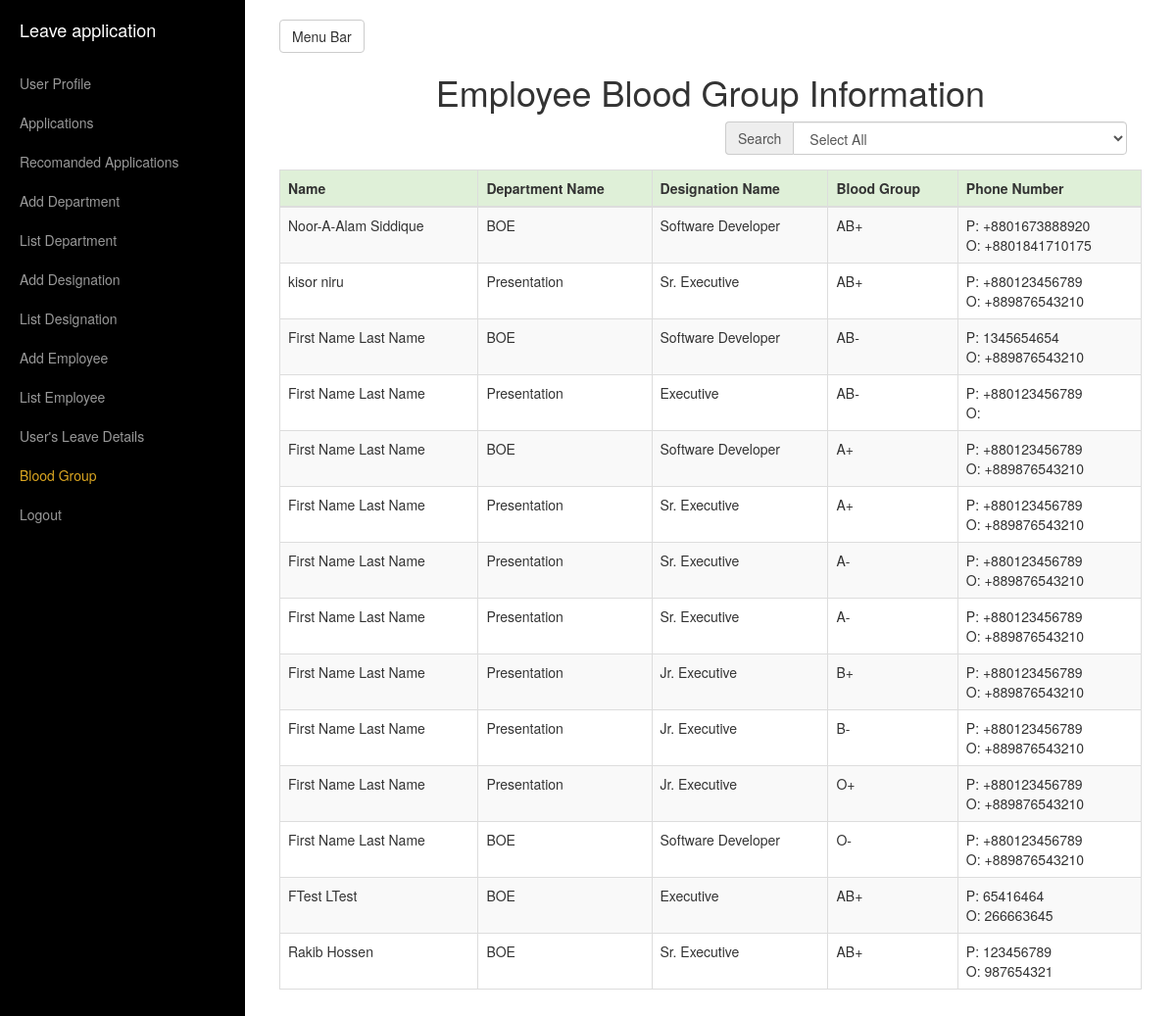
The page /view/ListOfUserBlood.php (signed in) on the database its author committed.
### tables this page shows
CREATE TABLE IF NOT EXISTS `employeeinfo` (
  `eId` int(11) NOT NULL AUTO_INCREMENT,
  `eEmployeeCodeNumber` varchar(100) DEFAULT NULL,
  `eFirstName` varchar(45) DEFAULT NULL,
  `eLastName` varchar(45) DEFAULT NULL,
  `eDateOfBirth` date DEFAULT NULL,
  `eBloodGroup` int(11) DEFAULT NULL,
  `eGender` varchar(10) DEFAULT NULL,
  `ePhoneNumberPersonal` varchar(20) DEFAULT NULL,
  `ePhoneNumberOffice` varchar(20) DEFAULT NULL,
  `eParmanentAddress` varchar(255) DEFAULT NULL,
  `ePresentAddress` varchar(255) DEFAULT NULL,
  `eDptId` int(11) DEFAULT NULL,
  `eDesignationId` int(11) DEFAULT NULL,
  `eEmailAddress` varchar(100) DEFAULT NULL,
  `ePassword` varchar(255) DEFAULT NULL,
  `eEmployeeCodeNumberWhoAddEmployee` varchar(45) DEFAULT NULL,
  `eEmployeeVerification` int(11) DEFAULT NULL,
  `eWhoVerifytheEmployee` varchar(45) DEFAULT NULL,
  `eLastLogin` datetime DEFAULT NULL,
  `eEmpType` tinyint(4) DEFAULT NULL,
  PRIMARY KEY (`eId`),
  UNIQUE KEY `eCodeNumber_UNIQUE` (`eEmployeeCodeNumber`)
);

CREATE TABLE IF NOT EXISTS `employeedepartment` (
  `dptId` int(11) NOT NULL AUTO_INCREMENT,
  `dptName` varchar(100) DEFAULT NULL,
  `dptEmployeeCodeNumberWhoAddDept` varchar(45) DEFAULT NULL,
  PRIMARY KEY (`dptId`),
  KEY `employeedepartment_ibfk_1` (`dptEmployeeCodeNumberWhoAddDept`)
);

CREATE TABLE IF NOT EXISTS `employeedesignation` (
  `desiId` int(11) NOT NULL AUTO_INCREMENT,
  `desiDptId` int(11) DEFAULT NULL,
  `desiDesignationName` varchar(100) DEFAULT NULL,
  `desiEmployeeCodeNumberWhoAddDesi` varchar(45) DEFAULT NULL,
  PRIMARY KEY (`desiId`),
  KEY `desiDptId` (`desiDptId`) USING BTREE,
  KEY `desiDesignationName` (`desiDesignationName`),
  KEY `employeedesignation_ibfk_1` (`desiEmployeeCodeNumberWhoAddDesi`)
);

CREATE TABLE IF NOT EXISTS `employeeblood` (
  `bId` int(11) NOT NULL AUTO_INCREMENT,
  `bName` varchar(15) DEFAULT NULL,
  PRIMARY KEY (`bId`)
);

### model/DbOperationModel.php (called while the page is built, shortened)
<?php include("ConnectionModel.php"); ?>
<?php
	class DbOperation
	{
		function dbJoinSingleSelect($columnsName,$tablesName,$conditions)
		{
			$objConnection = new Connection();
			$objConnection->dbConnection();
			$con = $objConnection->con;
			$result = mysqli_query($con, "SELECT ".$columnsName." FROM ".$tablesName." ".$conditions);
			return $result;
		}
		function dbSelectAll($columnsName,$tablesName,$conditions)
		{
			$objConnection = new Connection();
			$objConnection->dbConnection();
			$con = $objConnection->con;
			$result = mysqli_query($con, "SELECT ".$columnsName." FROM ".$tablesName." WHERE ".$conditions);
			return $result;
		}
		function getForRecomandationNumber()
		{
			$objDbOperation = new DbOperation();
			$columnsName = "COUNT(lIsRecomanded)";
			$tablesName = "employeeleaveapplicationdetails";
			$conditions = "lIsRecomanded = 0";
			$result = $objDbOperation->dbSelectAll($columnsName,$tablesName,$conditions);
			return $result;
		}
		function getRecomandationNumber()
		{
			$objDbOperation = new DbOperation();
			$columnsName = "COUNT(lIsRecomanded)";
			$tablesName = "employeeleaveapplicationdetails";
			$conditions = "lIsRecomanded = 1 AND lIsApproved = 0";
			$result = $objDbOperation->dbSelectAll($columnsName,$tablesName,$conditions);
			return $result;
		}
	}
?>

### model/ConnectionModel.php (called while the page is built, shortened)
<?php
	class Connection
	{
		function dbConnection()
		{
			$serverName = "localhost";
			$userName = "root";
			$password = "root";
			$con = mysqli_connect($serverName, $userName, $password);
			mysqli_select_db($con, "leaveapp");
			$this->con=$con;
		}
	}
?>

### model/EmployeeModel.php (called while the page is built, shortened)
<?php include("DbOperationModel.php");?>
<?php
	class Employee extends DbOperation
	{
		function getAllEmpBloodInfo()
		{
			$objDbOperation = new DbOperation();
			$columnsName = "emp.eEmployeeCodeNumber,emp.eFirstName,emp.eLastName,bld.bName,emp.ePhoneNumberPersonal,emp.ePhoneNumberOffice,dpt.dptName,desi.desiDesignationName";
			$tablesName = "employeeinfo emp INNER JOIN employeedepartment dpt ON emp.eDptId = dpt.dptId INNER JOIN employeedesignation desi ON emp.eDesignationId = desi.desiId INNER JOIN employeeBlood bld ON emp.eBloodGroup = bld.bId";
			$conditions = "ORDER BY emp.eId ASC";
			$result = $objDbOperation->dbJoinSingleSelect($columnsName,$tablesName,$conditions);
			return $result;
		}
	}
?>

### view/ListOfUserBlood.php (the view, shortened to what this page needs)
<?php include("../model/EmployeeModel.php");
	if(isset($_SESSION['officeUserName']))
	{
		if ($_SESSION['empType'] == 2 || $_SESSION['empType'] == 1)
	{
?>
		<!DOCTYPE html>
		<html lang="en">
		<head>
			<link href="../assets/bootstrap/css/bootstrap.min.css" rel="stylesheet">
			<link href="../assets/css/simple-sidebar.css" rel="stylesheet">
		</head>
		<body>
			<div id="wrapper">
				<div id="sidebar-wrapper">
					<ul class="sidebar-nav">
						<li class="sidebar-brand">
							<a href="LeaveApplication.php">Leave application</a>
						</li>
						<li>
							<a href="UserProfile.php">User Profile</a>
						</li>
							<?php
							$objLeaveApplication = new Employee();
							$result = $objLeaveApplication->getForRecomandationNumber();
							while($row = mysqli_fetch_array($result))
							{
							?>
						<li>
							<a href="Applications.php">Applications <span style="color:red"><?php if($row['COUNT(lIsRecomanded)'] != 0){ ?>[ New <?php echo $row['COUNT(lIsRecomanded)']; ?> ]<?php } ?></span></a>
						</li>
							<?php
							}
							$objLeaveApplication = new Employee();
							$result = $objLeaveApplication->getRecomandationNumber();
							while($row = mysqli_fetch_array($result))
							{
							?>
						<li>
							<a href="RecomandedApplications.php">Recomanded Applications<span style="color:red"><?php if($row['COUNT(lIsRecomanded)'] != 0){ ?> [ New <?php echo $row['COUNT(lIsRecomanded)']; ?> ]<?php } ?></span></a>
						</li>
							<?php
							}
							?>
						<li>
							<a href="AddDepartment.php">Add Department</a>
						</li>
						<li>
							<a href="ListDepartment.php">List Department</a>
						</li>
						<li>
							<a href="AddDesignation.php">Add Designation</a>
						</li>
						<li>
							<a href="ListDesignation.php">List Designation</a>
						</li>
						<li>
							<a href="AddEmployee.php">Add Employee</a>
						</li>
						<li>
							<a href="ListEmployee.php">List Employee</a>
						</li>
						<li>
							<a href="UsersLeaveDetails.php">User's Leave Details</a>
						</li>
						<li>
							<a style="color:#DAA520;" href="ListOfUserBlood.php">Blood Group</a>
						</li>
						<li>
							<a href="../controller/LogoutController.php">Logout</a>
						</li>
					</ul>
				</div>
				<div id="page-content-wrapper">
					<div class="container-fluid">
						<div class="row">
							<div class="col-lg-12">
								<a href="#menu-toggle" class="btn btn-default" id="menu-toggle">Menu Bar</a>
								<h1 align="center">Employee Blood Group Information</h1>
								<?php
									@$cat=$_GET['cat'];
									if(isset($cat) and strlen($cat) > 0)
									{
										$objEmployee = new Employee();
										$singleResult = $objEmployee->getSingleEmpBloodInfo($cat);
									}
									else
									{
										$objEmployee = new Employee();
										$singleResult = $objEmployee->getAllEmpBloodInfo();
									}
								?>
								<form role="form" action="" method="" >
									<div class="col-lg-6 col-md-offset-6 form-group">
										<div class="input-group">
											<div class="input-group-addon">Search</div>
											<?php
											echo "<select class='form-control' name='cat' id='empDptName' onchange=\"reload(this.form)\"><option value=''>Select All</option>";
															?>
															<?php
											echo "</select>";
											?>
										</div>
									</div>
									<div class="form-group">
										<?php
										echo "<table class='table table-bordered table-hover table-striped' name='subcat'><thead><tr class='success'><th>Name</th><th>Department Name</th><th>Designation Name</th><th>Blood Group</th><th>Phone Number</th></tr></thead><tbody>";
												while ($row2 = mysqli_fetch_array($singleResult))
												{
													?>
														<tr>
															<td><?php echo $row2['eFirstName']." ".$row2['eLastName'] ?></td>
															<td><?php echo $row2['dptName'] ?></td>
															<td><?php echo $row2['desiDesignationName'] ?></td>
															<td><?php echo $row2['bName'] ?></td>
															<td><?php echo "P: ".$row2['ePhoneNumberPersonal']."<br/>O: ".$row2['ePhoneNumberOffice'] ?></td>
														</tr>
													<?php
												}
											echo "</tbody></table>";
										?>
									</div>
								</form>
							</div>
						</div>
					</div>
				</div>
			</div>
		</body>
		</html>
		<?php
	}
	}
	else
	{
		header("Location:../");
	}
?>

### assets/css/simple-sidebar.css (style rules this page uses)
#wrapper { padding-left: 0; -webkit-transition: all 0.5s ease; -moz-transition: all 0.5s ease; -o-transition: all 0.5s ease; transition: all 0.5s ease; }
#sidebar-wrapper { z-index: 1000; position: fixed; left: 250px; width: 0; height: 100%; margin-left: -250px; overflow-y: auto; background: #000; -webkit-transition: all 0.5s ease; -moz-transition: all 0.5s ease; -o-transition: all 0.5s ease; transition: all 0.5s ease; }
#page-content-wrapper { width: 100%; position: absolute; padding: 15px; }
.sidebar-nav { position: absolute; top: 0; width: 250px; margin: 0; padding: 0; list-style: none; }
.sidebar-nav li { text-indent: 20px; line-height: 40px; }
.sidebar-nav li a { display: block; text-decoration: none; color: #999999; }
.sidebar-nav > .sidebar-brand { height: 65px; font-size: 18px; line-height: 60px; }
.sidebar-nav > .sidebar-brand a { color: #999999; }
@media (min-width:768px) { #wrapper { padding-left: 250px; } }
@media (min-width:768px) { #sidebar-wrapper { width: 250px; } }
@media (min-width:768px) { #page-content-wrapper { padding: 20px; position: relative; } }

### rows shown on the page
employeeinfo: eFirstName "Noor-A-Alam", eLastName "Siddique", employeedepartment.dptName "BOE", employeedesignation.desiDesignationName "Software Developer", employeeblood.bName "AB+", ePhoneNumberPersonal "+8801673888920", ePhoneNumberOffice "+8801841710175"
employeeinfo: eFirstName "kisor", eLastName "niru", employeedepartment.dptName "Presentation", employeedesignation.desiDesignationName "Sr. Executive", employeeblood.bName "AB+", ePhoneNumberPersonal "+880123456789", ePhoneNumberOffice "+889876543210"
employeeinfo: eFirstName "First Name", eLastName "Last Name", employeedepartment.dptName "BOE", employeedesignation.desiDesignationName "Software Developer", employeeblood.bName "AB-", ePhoneNumberPersonal "1345654654", ePhoneNumberOffice "+889876543210"
employeeinfo: eFirstName "First Name", eLastName "Last Name", employeedepartment.dptName "Presentation", employeedesignation.desiDesignationName "Executive", employeeblood.bName "AB-", ePhoneNumberPersonal "+880123456789"
employeeinfo: eFirstName "First Name", eLastName "Last Name", employeedepartment.dptName "BOE", employeedesignation.desiDesignationName "Software Developer", employeeblood.bName "A+", ePhoneNumberPersonal "+880123456789", ePhoneNumberOffice "+889876543210"
employeeinfo: eFirstName "First Name", eLastName "Last Name", employeedepartment.dptName "Presentation", employeedesignation.desiDesignationName "Sr. Executive", employeeblood.bName "A+", ePhoneNumberPersonal "+880123456789", ePhoneNumberOffice "+889876543210"
employeeinfo: eFirstName "First Name", eLastName "Last Name", employeedepartment.dptName "Presentation", employeedesignation.desiDesignationName "Sr. Executive", employeeblood.bName "A-", ePhoneNumberPersonal "+880123456789", ePhoneNumberOffice "+889876543210"
employeeinfo: eFirstName "First Name", eLastName "Last Name", employeedepartment.dptName "Presentation", employeedesignation.desiDesignationName "Sr. Executive", employeeblood.bName "A-", ePhoneNumberPersonal "+880123456789", ePhoneNumberOffice "+889876543210"
employeeinfo: eFirstName "First Name", eLastName "Last Name", employeedepartment.dptName "Presentation", employeedesignation.desiDesignationName "Jr. Executive", employeeblood.bName "B+", ePhoneNumberPersonal "+880123456789", ePhoneNumberOffice "+889876543210"
employeeinfo: eFirstName "First Name", eLastName "Last Name", employeedepartment.dptName "Presentation", employeedesignation.desiDesignationName "Jr. Executive", employeeblood.bName "B-", ePhoneNumberPersonal "+880123456789", ePhoneNumberOffice "+889876543210"
employeeinfo: eFirstName "First Name", eLastName "Last Name", employeedepartment.dptName "Presentation", employeedesignation.desiDesignationName "Jr. Executive", employeeblood.bName "O+", ePhoneNumberPersonal "+880123456789", ePhoneNumberOffice "+889876543210"
employeeinfo: eFirstName "First Name", eLastName "Last Name", employeedepartment.dptName "BOE", employeedesignation.desiDesignationName "Software Developer", employeeblood.bName "O-", ePhoneNumberPersonal "+880123456789", ePhoneNumberOffice "+889876543210"
employeeinfo: eFirstName "FTest", eLastName "LTest", employeedepartment.dptName "BOE", employeedesignation.desiDesignationName "Executive", employeeblood.bName "AB+", ePhoneNumberPersonal "65416464", ePhoneNumberOffice "266663645"
employeeinfo: eFirstName "Rakib", eLastName "Hossen", employeedepartment.dptName "BOE", employeedesignation.desiDesignationName "Sr. Executive", employeeblood.bName "AB+", ePhoneNumberPersonal "123456789", ePhoneNumberOffice "987654321"
